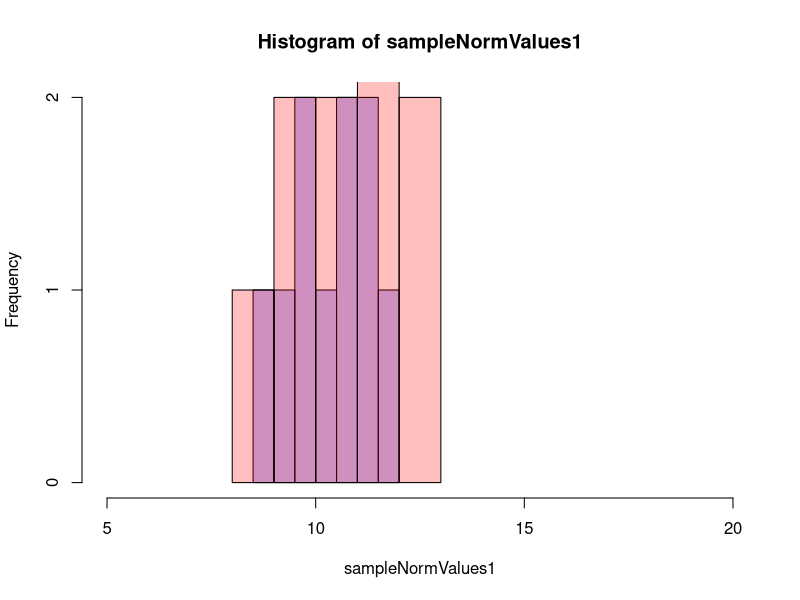
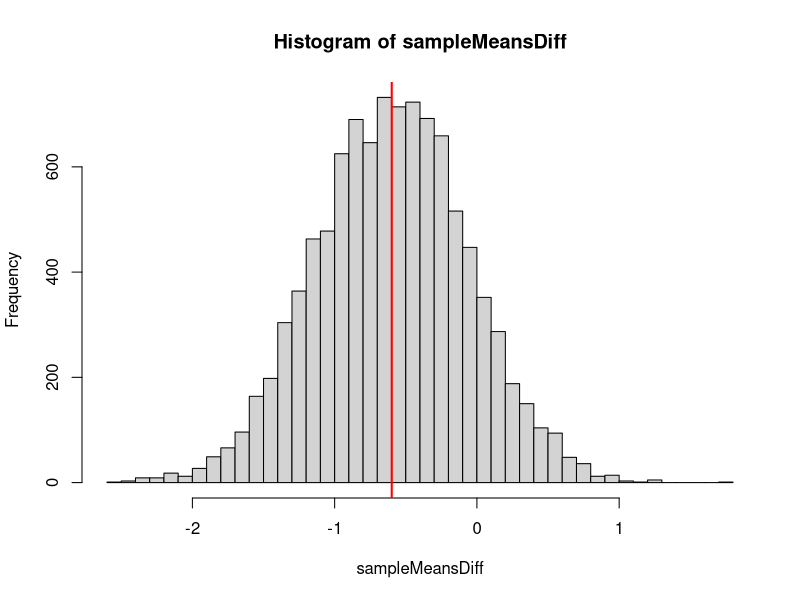
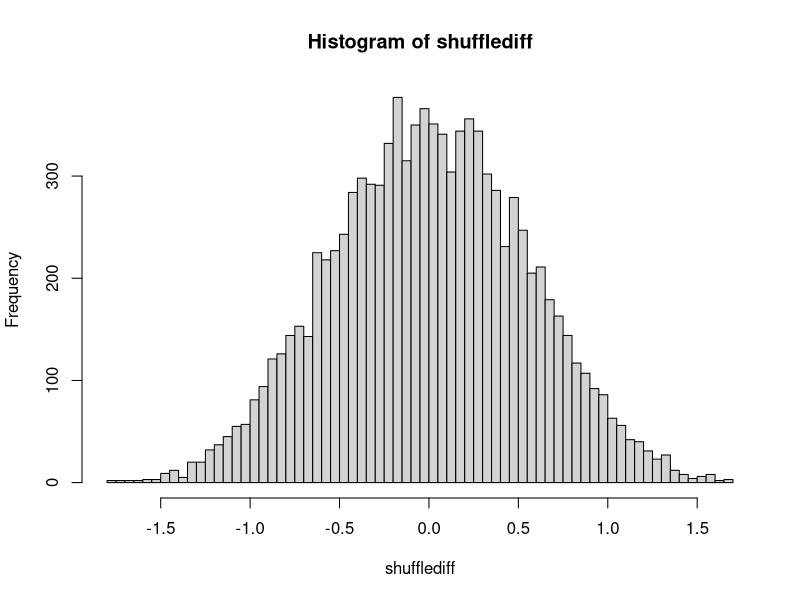

The R source for these figures, in order:
## ---- chunk 1
knitr::opts_chunk$set(echo = TRUE)
## ---- chunk 2
sample_size=10
sampleNormValues1 = rnorm(sample_size, mean=10, sd=1)
sampleNormValues2 = rnorm(sample_size, mean=11, sd=1)

hist1=hist(sampleNormValues1, plot = F)
hist2=hist(sampleNormValues2, plot = F)

# the fourth value of the color parameter is the opacity (here 0.25)
plot(hist1, xlim=c(5,20), col=rgb(0,0,1,.25))
plot(hist2, xlim=c(5,20), col=rgb(1,0,0,.25), add=T)

## ---- chunk 3
sample_diff=mean(sampleNormValues1) - mean(sampleNormValues2)
sample_diff
## ---- chunk 4
sampleMeansDiff = numeric()  # initialize an empty loop
for ( i in 1:10000) {
  # take a new sample from each of the two normal distributions above
  sampleNormValues1loop = rnorm(10, 
                                mean=mean(sampleNormValues1),
                                sd=sd(sampleNormValues1))  
  sampleNormValues2loop = rnorm(10, 
                                mean=mean(sampleNormValues2),
                                sd=sd(sampleNormValues2))
  
  sampleMeansDiff[i]=mean(sampleNormValues1loop)-mean(sampleNormValues2loop)
}

# What's the mean of the samples? 
mean(sampleMeansDiff)

# let's look at the data.
hist(sampleMeansDiff, breaks=50)
abline(v=mean(sampleMeansDiff), col="red", lwd=2)
## ---- chunk 5
# 95% of the time the difference in the means will be between

sort(sampleMeansDiff)[.025*100000]
sort(sampleMeansDiff)[.975*100000]

## ---- chunk 6

mean(sampleMeansDiff)
sd(sampleMeansDiff)

## ---- chunk 7

# sd of the difference between the means

var_normval1 = var(sampleNormValues1)
var_normval2 = var(sampleNormValues2)
normval1size = length(sampleNormValues1)
normval2size = length(sampleNormValues2)


se_diff = sqrt((var_normval1/normval1size) + (var_normval2/normval2size))

print(se_diff)
## ---- chunk 8
lower_limit = sample_diff - 1.96*se_diff
higher_limit = sample_diff + 1.96*se_diff

print(lower_limit)
print(higher_limit)

## ---- chunk 9
(sample_diff) / ( se_diff )

## ---- chunk 10
t.test(sampleNormValues1, sampleNormValues2, var.equal = F)
## ---- chunk 11
data = c(sampleNormValues1, sampleNormValues2)
expgroup = factor(rep(c("A","B"), each=sample_size))

diff(tapply(data, expgroup, mean))

shufflediff = numeric()
for ( i in 1:10000) {
  shufflediff[i]=diff(tapply(sample(data, length(data), replace = F),
                             expgroup, mean))
}

hist(shufflediff, breaks = 50)

shufflepvalue = sum(shufflediff >= abs(sample_diff))/10000
print(shufflepvalue)
